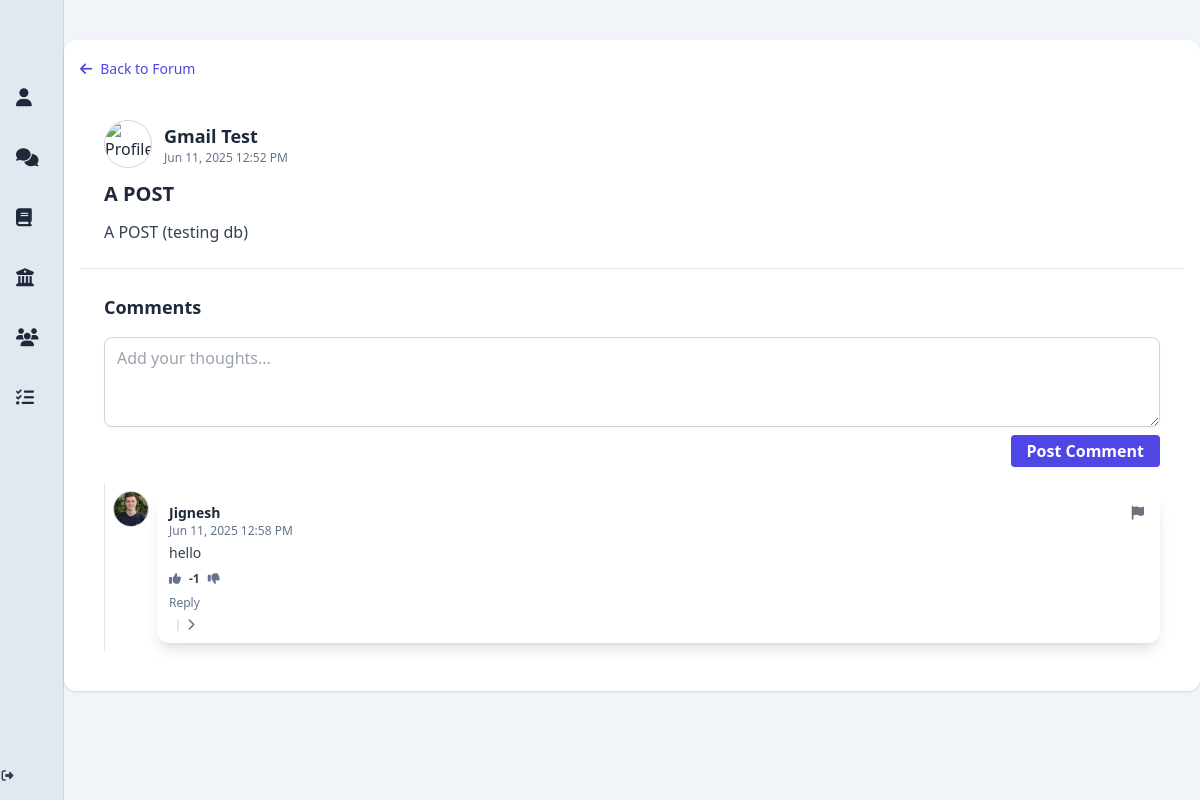
/post/1, run on the app's committed database.
### app/models.py (models this page shows, shortened)
class User(db.Model, UserMixin):
    __tablename__ = 'users'
    id = db.Column(db.Integer, primary_key=True)
    display_name = db.Column(db.String(100))
    student_number = db.Column(db.String(50), unique=True, nullable=False)
    email = db.Column(db.String(120), unique=True, nullable=False)
    password_hash = db.Column(db.String(128), nullable=False)
    bio = db.Column(db.Text)
    job_title = db.Column(db.String(100))
    phone = db.Column(db.String(20))
    university = db.Column(db.String(100))
    faculty = db.Column(db.String(100))
    major = db.Column(db.String(100))
    quote = db.Column(db.Text)
    skills = db.Column(db.Text)
    profile_picture = db.Column(db.String(255))
    cover_picture = db.Column(db.String(255))
    created_at = db.Column(db.DateTime, default=db.func.now())
    committees = db.relationship('Committee', secondary=user_committees, backref='members', lazy='dynamic')
    posts = db.relationship('Post', backref='author', cascade='all, delete-orphan', passive_deletes=True, lazy='dynamic')
    comments = db.relationship('Comment', backref='author', cascade='all, delete-orphan', passive_deletes=True, lazy='dynamic')
    liked_posts = db.relationship('Post', secondary=post_likes, backref=db.backref('likers', lazy='dynamic'))
    followers = db.relationship(
        'User', secondary=user_followers,
        primaryjoin=(user_followers.c.followed_id == id),
        secondaryjoin=(user_followers.c.follower_id == id),
        backref=db.backref('following', lazy='dynamic'),
        lazy='dynamic'
    )
    @property
    def skills_list(self):
        return [skill.strip() for skill in self.skills.split(',')] if self.skills else []

class Post(db.Model):
    __tablename__ = 'posts'
    id = db.Column(db.Integer, primary_key=True)
    title = db.Column(db.String(200))
    content = db.Column(db.Text, nullable=False)
    image_url = db.Column(db.String(255))
    created_at = db.Column(db.DateTime, default=db.func.now())
    user_id = db.Column(db.Integer, db.ForeignKey('users.id', ondelete='CASCADE', name='fk_posts_user_id'), nullable=False)
    committee_id = db.Column(db.Integer, db.ForeignKey('committees.id', ondelete='SET NULL', name='fk_posts_committee_id'), nullable=True)
    committee = db.relationship('Committee', backref='posts', lazy='joined')
    comments = db.relationship('Comment', backref='post', cascade='all, delete-orphan', passive_deletes=True, lazy='dynamic')

class Comment(db.Model):
    __tablename__ = 'comments'
    id = db.Column(db.Integer, primary_key=True)
    content = db.Column(db.Text, nullable=False)
    created_at = db.Column(db.DateTime, default=db.func.now())
    post_id = db.Column(db.Integer, db.ForeignKey('posts.id', ondelete='CASCADE', name='fk_comments_post_id'), nullable=False)
    user_id = db.Column(db.Integer, db.ForeignKey('users.id', ondelete='CASCADE', name='fk_comments_user_id'), nullable=False)
    parent_id = db.Column(db.Integer, db.ForeignKey('comments.id', ondelete='CASCADE', name='fk_comments_parent_id'), nullable=True)
    replies = db.relationship(
        'Comment',
        backref=db.backref('parent', remote_side=[id]),
        cascade='all, delete-orphan',
        passive_deletes=True,
        lazy='joined'
    )
    votes = db.relationship(
        'CommentVote',
        backref='voted_comment',
        cascade='all, delete-orphan',
        passive_deletes=True,
        overlaps="comment_votes,voted_comment"
    )
    @property
    def score(self):
        return sum(vote.vote for vote in self.votes)
    def user_vote(self, user_id):
        for vote in self.votes:
            if vote.user_id == user_id:
                return vote.vote
        return 0

class CommentVote(db.Model):
    __tablename__ = 'comment_votes'
    id = db.Column(db.Integer, primary_key=True)
    user_id = db.Column(db.Integer, db.ForeignKey('users.id', ondelete='CASCADE'), nullable=False)
    comment_id = db.Column(db.Integer, db.ForeignKey('comments.id', ondelete='CASCADE'), nullable=False)
    vote = db.Column(db.Integer, nullable=False)
    __table_args__ = (
        db.UniqueConstraint('user_id', 'comment_id', name='unique_user_comment_vote'),
    )
    user = db.relationship('User', backref='comment_votes')
    comment = db.relationship('Comment', backref='comment_votes', overlaps="votes,voted_comment")

### app/routes.py (the view)
@bp.route('/post/<int:post_id>')
def post_thread(post_id):
    post = Post.query.get_or_404(post_id)
    comments = Comment.query.filter_by(post_id=post_id, parent_id=None).all()
    comments.sort(key=lambda c: (c.score, c.created_at), reverse=True)
    return render_template('post_threadUI.html', post=post, comments=comments)

### app/__init__.py (called while the page is built)
def create_app(test_config=None):
    app = Flask(__name__)
    app.config['SECRET_KEY'] = 'w$$a9#^b2av#m2#jQ$s*G831!!6kgY@'
    BASE_DIR = os.path.abspath(os.path.dirname(__file__))
    DB_PATH = os.path.join(BASE_DIR, '../instance/app.db')
    app.config['SQLALCHEMY_DATABASE_URI'] = f'sqlite:///{DB_PATH}'
    if test_config:
        app.config.update(test_config)
    print("🚀 Using DB:", app.config['SQLALCHEMY_DATABASE_URI'])
    db.init_app(app)
    migrate.init_app(app, db)
    login_manager.init_app(app)
    login_manager.login_view = 'routes.index'
    from app.models import User
    @login_manager.user_loader
    def load_user(user_id):
        return User.query.get(int(user_id))
    @app.context_processor
    def inject_csrf_token():
        return dict(csrf_token=generate_csrf)
    from app.routes import bp as routes_bp
    app.register_blueprint(routes_bp)
    return app

### app/templates/post_threadUI.html (shortened to what this page needs)
{% extends "base.html" %}
{% block content %}
<div class="w-full bg-slate-100 min-h-screen py-6">
  <div class="mx-auto my-4 p-4 w-full max-w-6xl bg-white rounded-xl shadow overflow-hidden">
    <div class="mb-4">
      <a href="{{ url_for('routes.post_forum') }}"
         class="inline-flex items-center gap-2 text-sm font-medium text-indigo-600 hover:text-indigo-800 transition">
        <i class="fas fa-arrow-left"></i> Back to Forum
      </a>
    </div>
    <div class="p-6 flex flex-col gap-3 border-b border-slate-200">
      <div class="flex items-center gap-3">
        <a href="{{ url_for('routes.profile', user_id=post.author.id) }}">
          <img src="{{ post.author.profile_picture or 'https://cdn-icons-png.flaticon.com/512/149/149071.png' }}"
               alt="Profile picture"
               class="w-12 h-12 rounded-full object-cover border border-slate-300" />
        </a>
        <div>
          <a href="{{ url_for('routes.profile', user_id=post.author.id) }}" class="hover:underline">
            <h3 class="text-lg font-semibold text-slate-800">{{ post.author.display_name or 'Anonymous' }}</h3>
          </a>
          <p class="text-xs text-slate-500">{{ post.created_at.strftime('%b %d, %Y %I:%M %p') }}</p>
        </div>
      </div>
      <h2 class="text-xl font-bold text-slate-800">{{ post.title or 'Untitled Post' }}</h2>
      <p class="text-slate-700 text-base">{{ post.content }}</p>
    </div>
    <div class="p-6 flex flex-col gap-4">
      <h2 class="text-lg font-semibold text-slate-800">Comments</h2>
      <form id="commentForm" class="flex flex-col gap-2">
        <textarea id="commentContent" name="content" rows="3" placeholder="Add your thoughts..."
          class="w-full border border-slate-300 rounded-lg shadow-sm px-3 py-2 focus:ring focus:ring-indigo-200 focus:border-indigo-400 outline-none transition"></textarea>
        <button type="submit"
          class="self-end bg-indigo-600 hover:bg-indigo-700 text-white font-semibold px-4 py-1 rounded shadow-sm transition">Post
          Comment</button>
      </form>
      <div id="commentsContainer" class="space-y-4">
        {% macro render_comment(comment, level=0, is_reply=False) %}
        <div class="pl-{{ (level + 2) ~ '' }} py-2 border-l border-slate-200">
          <div class="flex gap-2 items-start relative">
            <a href="{{ url_for('routes.profile', user_id=comment.author.id) }}">
              <img src="{{ comment.author.profile_picture or 'https://cdn-icons-png.flaticon.com/512/149/149071.png' }}"
                   alt="Profile picture"
                   class="w-9 h-9 rounded-full object-cover border border-slate-300 shrink-0" />
            </a>
            <div class="flex-1 rounded-xl p-3 transition {{ level == 0 and 'bg-white shadow-lg hover:shadow-2xl' or 'bg-white shadow hover:shadow-md' }}">
              <a href="{{ url_for('routes.profile', user_id=comment.author.id) }}" class="hover:underline">
                <h4 class="text-sm font-semibold text-slate-800">{{ comment.author.display_name or 'Anonymous' }}</h4>
              </a>
              <p class="text-xs text-slate-500">{{ comment.created_at.strftime('%b %d, %Y %I:%M %p') }}</p>
              <p class="text-slate-700 text-sm mt-1">
                {{ comment.content }}
              </p>
              <div class="flex gap-2 items-center mt-2 text-xs">
                <button id="upvote-{{ comment.id }}"
                        onclick="voteComment({{ comment.id }}, 1)"
                        class="transition text-xs {% if comment.user_vote(current_user.id) == 1 %}text-green-600{% else %}text-slate-500{% endif %}">
                  <i class="fas fa-thumbs-up text-xs"></i>
                </button>
                <span id="comment-score-{{ comment.id }}" class="font-semibold text-slate-700">{{ comment.score }}</span>
                <button id="downvote-{{ comment.id }}"
                        onclick="voteComment({{ comment.id }}, -1)"
                        class="transition text-xs {% if comment.user_vote(current_user.id) == -1 %}text-red-600{% else %}text-slate-500{% endif %}">
                  <i class="fas fa-thumbs-down text-xs"></i>
                </button>
              </div>
              <button onclick="openReportModal(event, {{ comment.id }}, 'comment')" class="absolute top-2 right-2 flex items-center gap-1 text-gray-500 hover:text-red-600 transition text-xs px-2 py-1">
                <i class="fas fa-flag text-sm"></i>
              </button>
              <div class="flex justify-between items-center mt-2 text-xs text-slate-500">
                <button onclick="toggleReplyForm(this)" class="hover:text-indigo-600 transition">Reply</button>
              </div>
              {% if comment.replies %}
              <div class="ml-2 mt-2 border-l-2 border-slate-200 pl-2">
                <button class="toggle-replies-btn text-xs text-slate-500 hover:text-indigo-600 flex items-center gap-1 transition"
                  onclick="toggleReplies(this)">
                  <i class="fas fa-chevron-right transition-transform"></i>
                </button>
              </div>
              {% endif %}
            </div>
          </div>
        </div>
        {% endmacro %}
        {% for comment in comments %}
        {{ render_comment(comment) }}
        {% endfor %}
      </div>
    </div>
  </div>
</div>
{% endblock %}

### data on the page
User: author "Gmail Test"
Post: created_at "Jun 11, 2025 12:52 PM", title "A POST", content "A POST (testing db)"
Comment: author (picture), author "Jignesh", created_at "Jun 11, 2025 12:58 PM", content "hello", score "-1"
